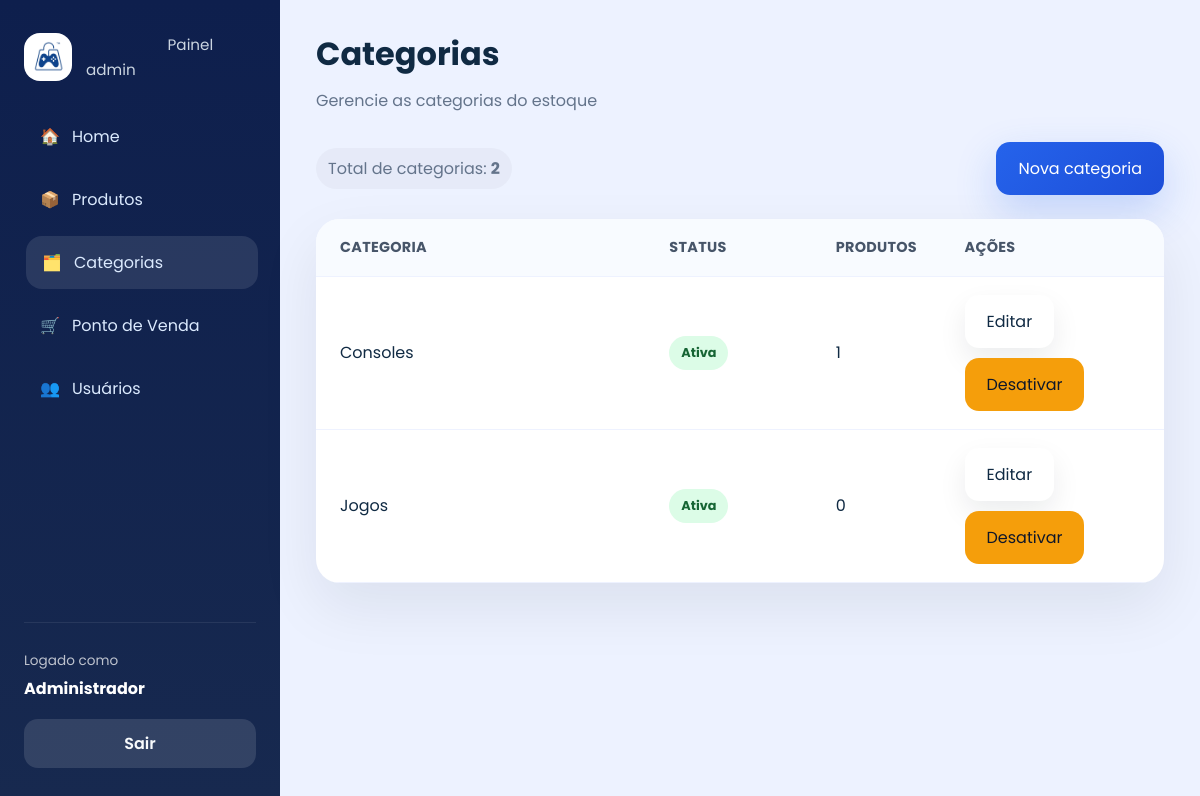
The page /categorias/ (signed in) on the database its author committed.
### app/models/categoria.py (models this page shows)
class Categoria(Base):
    __tablename__ = "categorias"
    id = Column(Integer, primary_key=True, autoincrement=True, index=True)
    nome = Column(String(167), nullable=False, unique=True)
    descricao = Column(String(255), nullable=True)
    ativo = Column(Boolean, default=True)
    produtos = relationship("Produto", back_populates="categoria", lazy="select")

### app/controllers/categoria_controller.py (the view)
@router.get("/")
def listar_categorias(
    request: Request,
    db: Session = Depends(get_db),
    admin = Depends(get_admin)
):
    categorias = db.query(Categoria).order_by(Categoria.nome).all()
    return templates.TemplateResponse(
        request,
        "admin/categorias.html",
        {
            "request":      request,
            "usuario":      admin,
            "categorias":   categorias,
            "page_title":   "Categorias",
            "page_subtitle":"Gerencie as categorias do estoque",
            "css_path":     "css/admin.css",
            "active":       "categorias",
        }
    )

### app/templates/admin/categorias.html
{% extends "admin/base.html" %}
{% block content %}
<div class="table-actions">
  <div class="detail-pill">Total de categorias: <strong>{{ categorias|length }}</strong></div>
  <a href="/categorias/nova" class="btn btn-primary">Nova categoria</a>
</div>
<div class="table-card">
  <div class="table-row header">
    <div>Categoria</div>
    <div>Status</div>
    <div>Produtos</div>
    <div>Ações</div>
  </div>
  {% for categoria in categorias %}
  <div class="table-row">
    <div>{{ categoria.nome }}</div>
    <div><span class="status-badge {% if categoria.ativo %}active{% else %}inactive{% endif %}">{{ 'Ativa' if categoria.ativo else 'Inativa' }}</span></div>
    <div>{{ categoria.produtos|length }}</div>
    <div class="actions">
      <a href="/categorias/{{ categoria.id }}/editar" class="btn btn-secondary">Editar</a>
      <form action="/categorias/{{ categoria.id }}/toggle-ativo" method="post"><button type="submit" class="btn btn-warning">{% if categoria.ativo %}Desativar{% else %}Ativar{% endif %}</button></form>
    </div>
  </div>
  {% endfor %}
</div>
{% endblock %}

### app/static/css/admin.css (style rules this page uses)
:root { --bg: #edf2ff; --surface: #ffffff; --surface-soft: #f8fafc; --text: #102a43; --muted: #64748b; --primary: #2563eb; --primary-dark: #1d4ed8; --success: #16a34a; --warning: #f59e0b; --danger: #dc2626; --radius: 24px; --shadow: 0 24px 60px rgba(15, 23, 42, 0.08); --transition: 0.25s ease; }
* { box-sizing: border-box; margin: 0; padding: 0; }
html, body { min-height: 100%; background: var(--bg); font-family: 'Poppins', sans-serif; color: var(--text); }
body { overflow-x: hidden; }
a { color: inherit; text-decoration: none; }
button { font: inherit; cursor: pointer; }
.btn { display: inline-flex; align-items: center; justify-content: center; padding: 14px 22px; border-radius: 14px; border: none; transition: transform var(--transition), box-shadow var(--transition); }
.btn-primary { background: linear-gradient(135deg, var(--primary), var(--primary-dark)); color: #fff; box-shadow: 0 16px 40px rgba(37, 99, 235, 0.22); }
.btn-secondary { background: var(--surface); color: var(--text); box-shadow: 0 12px 28px rgba(15, 23, 42, 0.08); }
.btn-warning { background: var(--warning); color: #0f172a; }
.card, .table-card, .form-card { background: var(--surface); border-radius: var(--radius); box-shadow: var(--shadow); }
.table-card { overflow: hidden; }
.table-row { display: grid; grid-template-columns: 2.5fr 1.2fr 0.9fr 1.4fr; gap: 16px; align-items: center; padding: 18px 24px; border-bottom: 1px solid #eef2ff; }
.table-row.header { background: #f8fbff; text-transform: uppercase; letter-spacing: 0.02em; color: #475569; font-size: 0.9rem; font-weight: 700; }
.actions { display: flex; flex-wrap: wrap; gap: 10px; }
.status-badge { display: inline-flex; padding: 8px 12px; border-radius: 999px; font-size: 0.8rem; font-weight: 700; }
.status-badge.active { background: #dcfce7; color: #166534; }
.page-actions, .table-actions { display: flex; justify-content: space-between; align-items: center; gap: 16px; flex-wrap: wrap; }
.detail-pill { color: var(--muted); }
.detail-pill { background: rgba(15, 23, 42, 0.03); padding: 8px 12px; border-radius: 999px; }

### rows shown on the page
Categoria: nome "Consoles", ativo "Ativa", produtos|length "1", shows "Desativar"
Categoria: nome "Jogos", ativo "Ativa", produtos|length "0", shows "Desativar"

### other values the page prints
{{ admin.nome if admin else 'Administrador' }} "Administrador"
{{ page_title }} "Categorias"
{{ page_subtitle }} "Gerencie as categorias do estoque"
{{ categorias|length }} "2"
